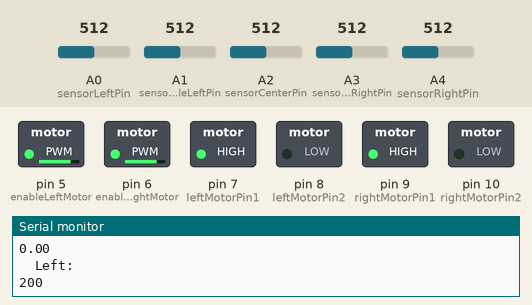
Recording of a sketch running on a simulated Arduino Uno, built with avr-gcc and run on an emulated ATmega328P. On the bench: switched loads named in the sketch (green lamp = pin HIGH), the last lines printed to the serial monitor. The inputs (shaded band) are chosen by the test bench; at power-on: A0 (sensorLeftPin) = 512, A1 (sensorMiddleLeftPin) = 512, A2 (sensorCenterPin) = 512, A4 (sensorRightPin) = 512, A3 (sensorMiddleRightPin) = 512.

Above: at 1.2 s.
1.3 s: A0 (sensorLeftPin) set to 483
At 1.51 s:
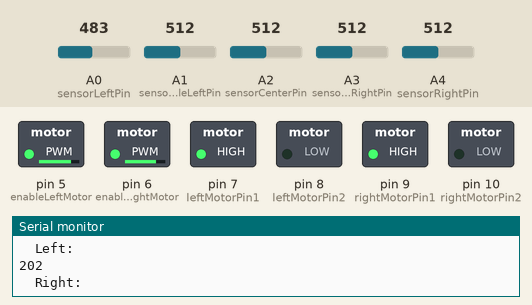
4.3 s: A1 (sensorMiddleLeftPin) set to 489
7.3 s: A2 (sensorCenterPin) set to 716
At 9.2 s:
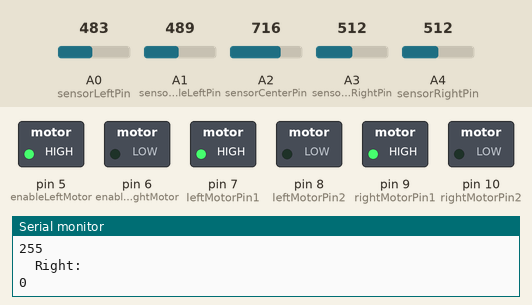
10.3 s: A4 (sensorRightPin) set to 482
At 12.51 s:
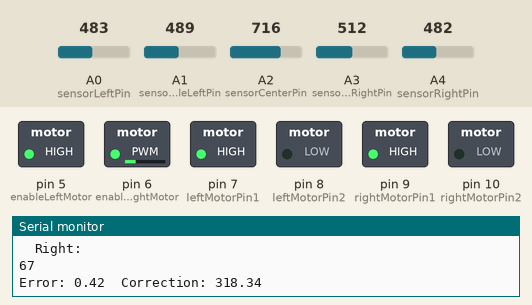
13.3 s: A3 (sensorMiddleRightPin) set to 992
16.3 s: A1 (sensorMiddleLeftPin) set to 510
At 16.52 s:
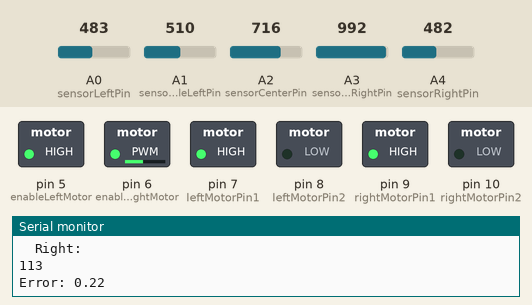
Timing chart, 0 to 19.3 s (numbered marks = the images above; inputs shaded):
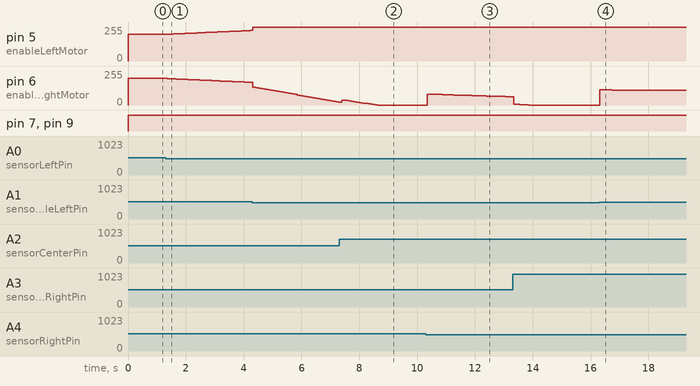

Measured:
- the behaviour switches between 501 and 500 on A4 (sensorRightPin) (found by bisection; images 2 and 3)
- after the input at 1.3 s, pin 5 (enableLeftMotor): moves from 200/255 to 229/255 over 2.9 s, starting after 0.06 s; pin 6 (enableRightMotor): moves from 200/255 to 170/255 over 2.9 s, starting after 0.06 s
- after the input at 10.3 s, pin 6 (enableRightMotor): 0/255 → 81/255 after 0.05 s, → 80/255 0.20 s later, → 79/255 0.10 s later, → 78/255 0.20 s later, … (20 changes in this stretch)
- after the input at 16.3 s, pin 6 (enableRightMotor): 0/255 → 113/255 at once, → 112/255 0.41 s later

The sketch:

TubesSKM.ino
```cpp
// Right motor
int enableLeftMotor = 5;
int leftMotorPin1 = 7;
int leftMotorPin2 = 8;

// Left motor
int enableRightMotor = 6;
int rightMotorPin1 = 9;
int rightMotorPin2 = 10;

// IR Sensors
int sensorLeftPin = A0;
int sensorMiddleLeftPin = A1;
int sensorCenterPin = A2;
int sensorMiddleRightPin = A3;
int sensorRightPin = A4;

// Threshold sensor IR
int irThreshold = 500;

// PID constants
float kp = 3;
float ki = 4;
float kd = 0.5625;

// PID variables
float lastError = 0;
float integral = 0;

// Define light turn threshold
float lightTurnThreshold = 0.5; // Adjust this threshold as needed

float deadZone = 0.1;

// Base speed for motors
int baseSpeed = 200;

void setup() {
  // Initialize motor pins
  pinMode(enableRightMotor, OUTPUT);
  pinMode(leftMotorPin1, OUTPUT);
  pinMode(leftMotorPin2, OUTPUT);

  pinMode(enableLeftMotor, OUTPUT);
  pinMode(rightMotorPin1, OUTPUT);
  pinMode(rightMotorPin2, OUTPUT);

  // Initialize sensor pins
  pinMode(sensorLeftPin, INPUT);
  pinMode(sensorMiddleLeftPin, INPUT);
  pinMode(sensorCenterPin, INPUT);
  pinMode(sensorMiddleRightPin, INPUT);
  pinMode(sensorRightPin, INPUT);

  // Start Serial Monitor for debugging
  Serial.begin(9600);
}

void loop() {
  // Read sensor values
  int sensorValues[] = {
    analogRead(sensorLeftPin),
    analogRead(sensorMiddleLeftPin),
    analogRead(sensorCenterPin),
    analogRead(sensorMiddleRightPin),
    analogRead(sensorRightPin)
  };

  // Calculate weighted error
  int weights[] = {-2, -1, 0, 1, 2};
  int sumWeights = 0;
  int sumSensorValues = 0;

  for (int i = 0; i < 5; i++) {
    if (sensorValues[i] > irThreshold) {
      sumWeights += weights[i] * sensorValues[i];
      sumSensorValues += sensorValues[i];
    }
  }

  float error = 0;
  if (sumSensorValues != 0) {
    error = (float)sumWeights / sumSensorValues;
  }

  if (fabs(error) < deadZone) {
    error = 0;
  }

  // Calculate PID terms
  float derivative = error - lastError;
  integral += error;  // Tambahkan ini untuk mengakumulasi error

  // Opsional: tambahkan anti-windup untuk membatasi integral
  integral = constrain(integral, -100, 100);  // Batasi nilai integral agar tidak terlalu besar

  float correction = (kp * error) + (ki * integral) + (kd * derivative);

  // Adjust motor speeds based on error
  int adjustedSpeedLeft = baseSpeed + (correction * fabs(error));
  int adjustedSpeedRight = baseSpeed - (correction * fabs(error));

  // Ensure speeds are within valid range
  adjustedSpeedLeft = constrain(adjustedSpeedLeft, 0, 255);
  adjustedSpeedRight = constrain(adjustedSpeedRight, 0, 255);

  // Apply interpolation for smoother turns
  if (error > 0) {
    // Turning right
    moveMotors(LOW, HIGH, LOW, HIGH, adjustedSpeedLeft, adjustedSpeedRight);
  } else if (error < 0) {
    // Turning left
    moveMotors(LOW, HIGH, LOW, HIGH, adjustedSpeedLeft, adjustedSpeedRight);
  } else {
    // Moving straight
    moveMotors(LOW, HIGH, LOW, HIGH, baseSpeed, baseSpeed);
  }

  lastError = error;

  if (millis() % 500 == 0) {
    Serial.print("Error: ");
    Serial.print(error);
    Serial.print("\tCorrection: ");
    Serial.println(correction);
  }

  Serial.print("Error: ");
  Serial.println(error);
  Serial.println("\tCorrection: ");
  Serial.println(correction);
  Serial.println("\tLeft: ");
  Serial.println(adjustedSpeedLeft);
  Serial.println("\tRight: ");
  Serial.println(adjustedSpeedRight);

  delay(100);
}

// Function to control motor movement with speed parameters
void moveMotors(int leftMotorBackward, int leftMotorForward, int rightMotorBackward, int rightMotorForward, int speedLeft, int speedRight) {
  // Control right motor
  digitalWrite(leftMotorPin1, leftMotorForward);
  digitalWrite(leftMotorPin2, leftMotorBackward);

  // Control left motor
  digitalWrite(rightMotorPin1, rightMotorForward);
  digitalWrite(rightMotorPin2, rightMotorBackward);

  // Set motor speed
  analogWrite(enableRightMotor, speedRight);
  analogWrite(enableLeftMotor, speedLeft);
}
```
